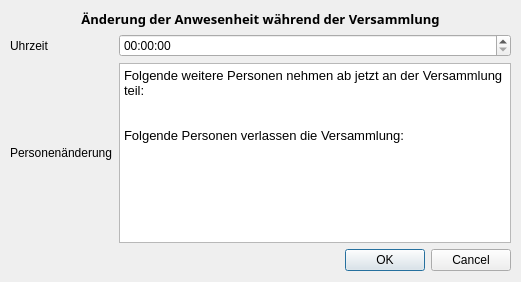
<?xml version="1.0" encoding="UTF-8"?>
<ui version="4.0">
 <class>presenceChangeDialog</class>
 <widget class="QDialog" name="presenceChangeDialog">
  <property name="geometry">
   <rect>
    <x>0</x>
    <y>0</y>
    <width>521</width>
    <height>282</height>
   </rect>
  </property>
  <property name="windowTitle">
   <string>Dialog</string>
  </property>
  <widget class="QWidget" name="gridLayoutWidget">
   <property name="geometry">
    <rect>
     <x>10</x>
     <y>10</y>
     <width>501</width>
     <height>261</height>
    </rect>
   </property>
   <layout class="QGridLayout" name="gridLayout">
    <item row="1" column="1">
     <widget class="QTimeEdit" name="timeEdit"/>
    </item>
    <item row="2" column="1">
     <widget class="QTextEdit" name="textEdit">
      <property name="html">
       <string>&lt;!DOCTYPE HTML PUBLIC &quot;-//W3C//DTD HTML 4.0//EN&quot; &quot;http://www.w3.org/TR/REC-html40/strict.dtd&quot;&gt;
&lt;html&gt;&lt;head&gt;&lt;meta name=&quot;qrichtext&quot; content=&quot;1&quot; /&gt;&lt;style type=&quot;text/css&quot;&gt;
p, li { white-space: pre-wrap; }
&lt;/style&gt;&lt;/head&gt;&lt;body style=&quot; font-family:'MS Shell Dlg 2'; font-size:8.25pt; font-weight:400; font-style:normal;&quot;&gt;
&lt;p style=&quot; margin-top:0px; margin-bottom:0px; margin-left:0px; margin-right:0px; -qt-block-indent:0; text-indent:0px;&quot;&gt;&lt;span style=&quot; font-size:10pt;&quot;&gt;Folgende weitere Personen nehmen ab jetzt an der Versammlung teil:&lt;/span&gt;&lt;/p&gt;
&lt;p style=&quot;-qt-paragraph-type:empty; margin-top:0px; margin-bottom:0px; margin-left:0px; margin-right:0px; -qt-block-indent:0; text-indent:0px; font-size:10pt;&quot;&gt;&lt;br /&gt;&lt;/p&gt;
&lt;p style=&quot;-qt-paragraph-type:empty; margin-top:0px; margin-bottom:0px; margin-left:0px; margin-right:0px; -qt-block-indent:0; text-indent:0px; font-size:10pt;&quot;&gt;&lt;br /&gt;&lt;/p&gt;
&lt;p style=&quot; margin-top:0px; margin-bottom:0px; margin-left:0px; margin-right:0px; -qt-block-indent:0; text-indent:0px;&quot;&gt;&lt;span style=&quot; font-size:10pt;&quot;&gt;Folgende Personen verlassen die Versammlung:&lt;/span&gt;&lt;/p&gt;
&lt;p style=&quot;-qt-paragraph-type:empty; margin-top:0px; margin-bottom:0px; margin-left:0px; margin-right:0px; -qt-block-indent:0; text-indent:0px; font-size:10pt;&quot;&gt;&lt;br /&gt;&lt;/p&gt;
&lt;p style=&quot;-qt-paragraph-type:empty; margin-top:0px; margin-bottom:0px; margin-left:0px; margin-right:0px; -qt-block-indent:0; text-indent:0px; font-size:10pt;&quot;&gt;&lt;br /&gt;&lt;/p&gt;&lt;/body&gt;&lt;/html&gt;</string>
      </property>
     </widget>
    </item>
    <item row="1" column="0">
     <widget class="QLabel" name="label_2">
      <property name="text">
       <string>Uhrzeit</string>
      </property>
     </widget>
    </item>
    <item row="0" column="0" colspan="2">
     <widget class="QLabel" name="label">
      <property name="font">
       <font>
        <family>Century Gothic</family>
        <pointsize>10</pointsize>
        <weight>75</weight>
        <bold>true</bold>
       </font>
      </property>
      <property name="text">
       <string>Änderung der Anwesenheit während der Versammlung</string>
      </property>
      <property name="alignment">
       <set>Qt::AlignCenter</set>
      </property>
     </widget>
    </item>
    <item row="2" column="0">
     <widget class="QLabel" name="label_3">
      <property name="text">
       <string>Personenänderung</string>
      </property>
     </widget>
    </item>
    <item row="3" column="1">
     <widget class="QDialogButtonBox" name="buttonBox">
      <property name="orientation">
       <enum>Qt::Horizontal</enum>
      </property>
      <property name="standardButtons">
       <set>QDialogButtonBox::Cancel|QDialogButtonBox::Ok</set>
      </property>
     </widget>
    </item>
   </layout>
  </widget>
 </widget>
 <resources/>
 <connections>
  <connection>
   <sender>buttonBox</sender>
   <signal>accepted()</signal>
   <receiver>presenceChangeDialog</receiver>
   <slot>accept()</slot>
   <hints>
    <hint type="sourcelabel">
     <x>248</x>
     <y>254</y>
    </hint>
    <hint type="destinationlabel">
     <x>157</x>
     <y>274</y>
    </hint>
   </hints>
  </connection>
  <connection>
   <sender>buttonBox</sender>
   <signal>rejected()</signal>
   <receiver>presenceChangeDialog</receiver>
   <slot>reject()</slot>
   <hints>
    <hint type="sourcelabel">
     <x>316</x>
     <y>260</y>
    </hint>
    <hint type="destinationlabel">
     <x>286</x>
     <y>274</y>
    </hint>
   </hints>
  </connection>
 </connections>
</ui>
